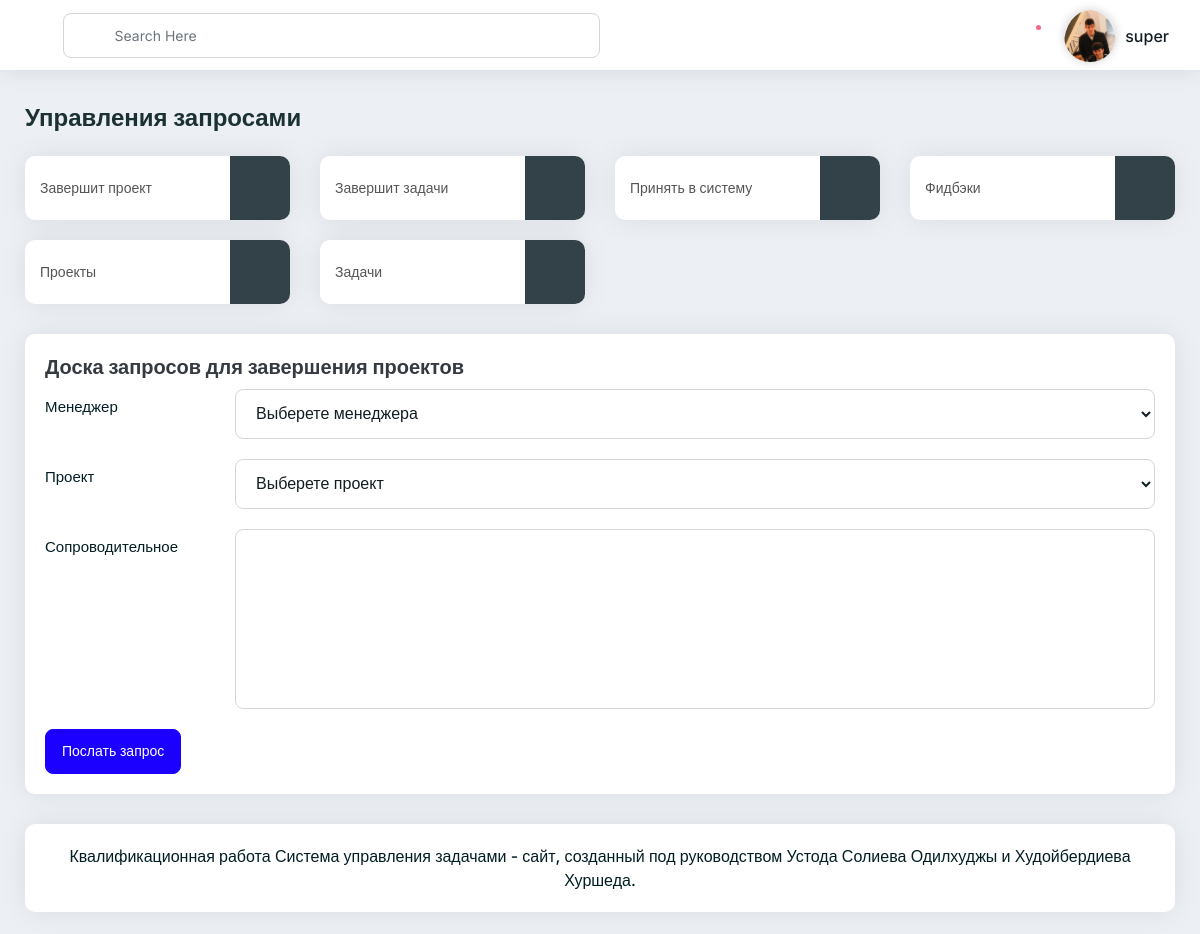
/mangement/admin-manage/ (signed in), run on the app's committed database.
### authentication/models.py (models this page shows)
class CustomUser(AbstractUser):
    is_employee = models.BooleanField(default=False, verbose_name='Является сотрудником')
    is_manager = models.BooleanField(default=False, verbose_name='Является менеджером')
    departament = models.CharField(default="Unknown", max_length=255, verbose_name='Отдел')
    request_date = models.DateTimeField(auto_now_add=True, verbose_name='Дата запроса')
    phone = models.CharField(max_length=255, default='Unknown', help_text='+992---', verbose_name='Телефон')
    address = models.CharField(max_length=255, default='Unknown', help_text='address', verbose_name='Адрес')
    image = models.ImageField(upload_to="users/%Y/%m/%d", blank=True, null=True, verbose_name='Изображение')
    rate = models.IntegerField(default=0, verbose_name='Рейтинг')
    class Meta:
        verbose_name = 'Пользователь'
        verbose_name_plural = 'Пользователи'
    def __str__(self):
        return self.username

### management/decorators.py (the view)
    def wrapper(request, *args, **kwargs):
        if request.user.is_superuser:
            return view_func(request, *args, **kwargs)
        else:
            return render(request, 'authenticate/403.html')

### management/forms.py (shortened to what this page needs)
class ProjectCompletionRequestForm(forms.ModelForm):
    project = forms.ModelChoiceField(queryset=Project.objects.all(), empty_label='Выберете проект',
                                     widget=forms.Select(attrs={'class': 'custom-select col-12'}))
    user = forms.ModelChoiceField(queryset=CustomUser.objects.filter(is_manager=True), empty_label='Выберете менеджера',
                                  widget=forms.Select(attrs={'class': 'custom-select col-12'}))
    description = forms.CharField(widget=forms.Textarea(attrs={'class': 'form-control form-control-lg'}),
                                  label='Описание', required=False)
    class Meta:
        model = ProjectCompletionRequest
        fields = ['project', 'user', 'description']
    def __init__(self, *args, **kwargs):
        super().__init__(*args, **kwargs)
        self.fields['project'].widget.attrs.update({'class': 'form-control form-control-lg'})
        self.fields['user'].widget.attrs.update({'class': 'form-control form-control-lg'})

### management/models.py (called while the page is built)
    def __str__(self):
        return self.name

### management/views.py (called while the page is built)
@login_required
@superuser_required
def admin_submit_completion_request(request):
    if request.method == 'POST':
        form = ProjectCompletionRequestForm(request.POST)
        if form.is_valid():
            completion_request = form.save(commit=False)
            completion_request.user = form.cleaned_data['user']
            completion_request.description = form.cleaned_data['description']
            completion_request.save()
            redirect_url = request.META.get('HTTP_REFERER')
            return redirect(redirect_url)
    else:
        form = ProjectCompletionRequestForm()
    context = {
        'admin_manage': True,
        'role': 'менеджер',
        'sub_pro_card': True,
        'form': form,
    }
    return render(request, 'management/admin/admin-requests.html', context=context)

### management/templates/management/admin/admin-requests.html (shortened to what this page needs)
{% extends 'management/base/base.html' %}
{% load i18n %}
{% load static %}
{% block content %}
    {% include 'management/includes/navbars.html' %}
    <div class="main-container">
        <div class="xs-pd-20-10 pd-ltr-20">
            <div class="title pb-20">
                <h2 class="h3 mb-0">Управления запросами</h2>
            </div>
            <div class="row pb-10">
                <div class="col-xl-3 col-lg-3 col-md-6 mb-20">
                    <div class="card-box height-100-p widget-style3">
                        <div class="d-flex flex-wrap">
                            <div class="widget-data">
                                <div class="font-14 text-secondary weight-500">
                                    <a href="{% url 'management:admin-submit-project' %}">Завершит проект</a>
                                </div>
                            </div>
                            <div class="widget-icon">
                                <div class="icon" data-color="#00eccf">
                                    <a class="text-warning" href="{% url 'management:admin-submit-project' %}">
                                        <i class="icon-copy dw dw-suitcase"></i>
                                    </a>
                                </div>
                            </div>
                        </div>
                    </div>
                </div>
                <div class="col-xl-3 col-lg-3 col-md-6 mb-20">
                    <div class="card-box height-100-p widget-style3">
                        <div class="d-flex flex-wrap">
                            <div class="widget-data">
                                <div class="font-14 text-secondary weight-500">
                                    <a href="{% url 'management:admin-submit-task' %}">Завершит задачи</a>
                                </div>
                            </div>
                            <div class="widget-icon">
                                <div class="icon" data-color="#00eccf">
                                    <a class="text-warning" href="{% url 'management:admin-submit-task' %}">
                                        <i class="icon-copy dw dw-email"></i>
                                    </a>
                                </div>
                            </div>
                        </div>
                    </div>
                </div>
                <div class="col-xl-3 col-lg-3 col-md-6 mb-20">
                    <div class="card-box height-100-p widget-style3">
                        <div class="d-flex flex-wrap">
                            <div class="widget-data">
                                <div class="font-14 text-secondary weight-500">
                                    <a href="{% url 'admin:authentication_registrationrequest_changelist' %}">Принять в
                                        систему</a>
                                </div>
                            </div>
                            <div class="widget-icon">
                                <div class="icon" data-color="#00eccf">
                                    <a class="text-warning"
                                       href="{% url 'admin:authentication_registrationrequest_changelist' %}">
                                        <i class="icon-copy dw dw-key"></i>
                                    </a>
                                </div>
                            </div>
                        </div>
                    </div>
                </div>
                <div class="col-xl-3 col-lg-3 col-md-6 mb-20">
                    <div class="card-box height-100-p widget-style3">
                        <div class="d-flex flex-wrap">
                            <div class="widget-data">
                                <div class="font-14 text-secondary weight-500">
                                    <a href="#">Фидбэки</a>
                                </div>
                            </div>
                            <div class="widget-icon">
                                <div class="icon" data-color="#00eccf">
                                    <a href="" class="text-warning"> <i class="icon-copy dw dw-edit-1"></i>
                                    </a>
                                </div>
                            </div>
                        </div>
                    </div>
                </div>
                <div class="col-xl-3 col-lg-3 col-md-6 mb-20">
                    <div class="card-box height-100-p widget-style3">
                        <div class="d-flex flex-wrap">
                            <div class="widget-data">
                                <div class="font-14 text-secondary weight-500">
                                    <a href="{% url 'admin:management_project_changelist' %}">Проекты</a>
                                </div>
                            </div>
                            <div class="widget-icon">
                                <div class="icon" data-color="#00eccf">
                                    <a class="text-warning" href="{% url 'admin:management_project_changelist' %}"><i
                                            class="icon-copy dw dw-folder-5"></i></a>
                                </div>
                            </div>
                        </div>
                    </div>
                </div>
                <div class="col-xl-3 col-lg-3 col-md-6 mb-20">
                    <div class="card-box height-100-p widget-style3">
                        <div class="d-flex flex-wrap">
                            <div class="widget-data">
                                <div class="font-14 text-secondary weight-500">
                                    <a href="{% url 'admin:management_task_changelist' %}"> Задачи </a>
                                </div>
                            </div>
                            <div class="widget-icon">
                                <div class="icon" data-color="#00eccf">
                                    <a class="text-warning" href="{% url 'admin:management_task_changelist' %}">
                                       <i class="icon-copy dw dw-add-file-1"></i>
                                    </a>
                                </div>
                            </div>
                        </div>
                    </div>
                </div>
            </div>
            {% include 'management/admin/includes/admin-manage-forms.html' %}
            <div class="footer-wrap pd-20 mb-20 card-box">
                Квалификационная работа
                Система управления задачами
                - сайт, созданный под руководством Устода Солиева Одилхуджы и Худойбердиева Хуршеда.
            </div>
        </div>
    </div>
{% endblock %}

### management/templates/management/includes/navbars.html (shortened to what this page needs)
{% load static %}
<div class="header">
    <div class="header-left">
        <div class="menu-icon bi bi-list"></div>
        <div class="header-search">
            <form>
                <div class="form-group mb-0">
                    <i class="dw dw-search2 search-icon"></i>
                    <input
                            type="text"
                            class="form-control search-input"
                            placeholder="Search Here"
                    />
                    <div class="dropdown">
                        <a
                                class="dropdown-toggle no-arrow"
                                href="#"
                                role="button"
                                data-toggle="dropdown"
                        >
                            <i class="ion-arrow-down-c"></i>
                        </a>
                    </div>
                </div>
            </form>
        </div>
    </div>
    <div class="header-right">
        <div class="user-notification">
            <div class="dropdown">
                <a
                        class="dropdown-toggle no-arrow"
                        href="#"
                        role="button"
                        data-toggle="dropdown">
                    <i class="icon-copy dw dw-notification"></i>
                    <span class="badge notification-active"></span>
                </a>
            </div>
        </div>
        <div class="user-info-dropdown">
            <div class="dropdown">
                <a
                        class="dropdown-toggle"
                        href="#"
                        role="button"
                        data-toggle="dropdown">
							<span class="user-icon" style="">
								<img style="" src="{% if user.image %}{{ user.image.url }}{% endif %}" alt=""/>
							</span>
                    <span class="user-name">{{ user.username }}</span>
                </a>
            </div>
        </div>
    </div>
</div>

### data on the page
CustomUser: image (picture), username "super"
